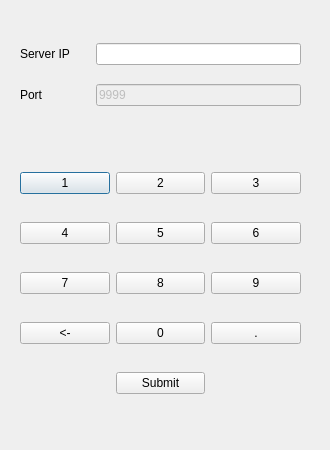
<?xml version="1.0" encoding="UTF-8"?>
<ui version="4.0">
 <class>ClientSettings</class>
 <widget class="QDialog" name="ClientSettings">
  <property name="windowModality">
   <enum>Qt::WindowModal</enum>
  </property>
  <property name="geometry">
   <rect>
    <x>0</x>
    <y>0</y>
    <width>330</width>
    <height>450</height>
   </rect>
  </property>
  <property name="minimumSize">
   <size>
    <width>0</width>
    <height>0</height>
   </size>
  </property>
  <property name="windowTitle">
   <string>Config  connection to server</string>
  </property>
  <widget class="QWidget" name="layoutWidget">
   <property name="geometry">
    <rect>
     <x>20</x>
     <y>30</y>
     <width>281</width>
     <height>91</height>
    </rect>
   </property>
   <layout class="QGridLayout" name="gridLayout">
    <item row="0" column="0">
     <widget class="QLabel" name="label_3">
      <property name="text">
       <string>Server IP      </string>
      </property>
     </widget>
    </item>
    <item row="0" column="1">
     <widget class="QLineEdit" name="IPInput"/>
    </item>
    <item row="1" column="0">
     <widget class="QLabel" name="label_2">
      <property name="text">
       <string>Port</string>
      </property>
     </widget>
    </item>
    <item row="1" column="1">
     <widget class="QLineEdit" name="PortInput">
      <property name="enabled">
       <bool>false</bool>
      </property>
      <property name="text">
       <string>9999</string>
      </property>
     </widget>
    </item>
   </layout>
  </widget>
  <widget class="QWidget" name="">
   <property name="geometry">
    <rect>
     <x>20</x>
     <y>150</y>
     <width>281</width>
     <height>271</height>
    </rect>
   </property>
   <layout class="QGridLayout" name="gridLayout_2">
    <item row="0" column="0">
     <widget class="QPushButton" name="pushButton">
      <property name="text">
       <string>1</string>
      </property>
     </widget>
    </item>
    <item row="0" column="1">
     <widget class="QPushButton" name="pushButton_2">
      <property name="text">
       <string>2</string>
      </property>
     </widget>
    </item>
    <item row="0" column="2">
     <widget class="QPushButton" name="pushButton_3">
      <property name="text">
       <string>3</string>
      </property>
     </widget>
    </item>
    <item row="1" column="0">
     <widget class="QPushButton" name="pushButton_4">
      <property name="text">
       <string>4</string>
      </property>
     </widget>
    </item>
    <item row="1" column="1">
     <widget class="QPushButton" name="pushButton_5">
      <property name="text">
       <string>5</string>
      </property>
     </widget>
    </item>
    <item row="1" column="2">
     <widget class="QPushButton" name="pushButton_6">
      <property name="text">
       <string>6</string>
      </property>
     </widget>
    </item>
    <item row="2" column="0">
     <widget class="QPushButton" name="pushButton_7">
      <property name="text">
       <string>7</string>
      </property>
     </widget>
    </item>
    <item row="2" column="1">
     <widget class="QPushButton" name="pushButton_8">
      <property name="text">
       <string>8</string>
      </property>
     </widget>
    </item>
    <item row="2" column="2">
     <widget class="QPushButton" name="pushButton_9">
      <property name="text">
       <string>9</string>
      </property>
     </widget>
    </item>
    <item row="3" column="0">
     <widget class="QPushButton" name="pushButton_10">
      <property name="text">
       <string>&lt;-</string>
      </property>
     </widget>
    </item>
    <item row="3" column="1">
     <widget class="QPushButton" name="pushButton_11">
      <property name="text">
       <string>0</string>
      </property>
     </widget>
    </item>
    <item row="3" column="2">
     <widget class="QPushButton" name="pushButton_12">
      <property name="text">
       <string>.</string>
      </property>
     </widget>
    </item>
    <item row="4" column="1">
     <widget class="QPushButton" name="SubmitButton">
      <property name="text">
       <string>Submit</string>
      </property>
     </widget>
    </item>
   </layout>
  </widget>
 </widget>
 <resources/>
 <connections/>
</ui>
